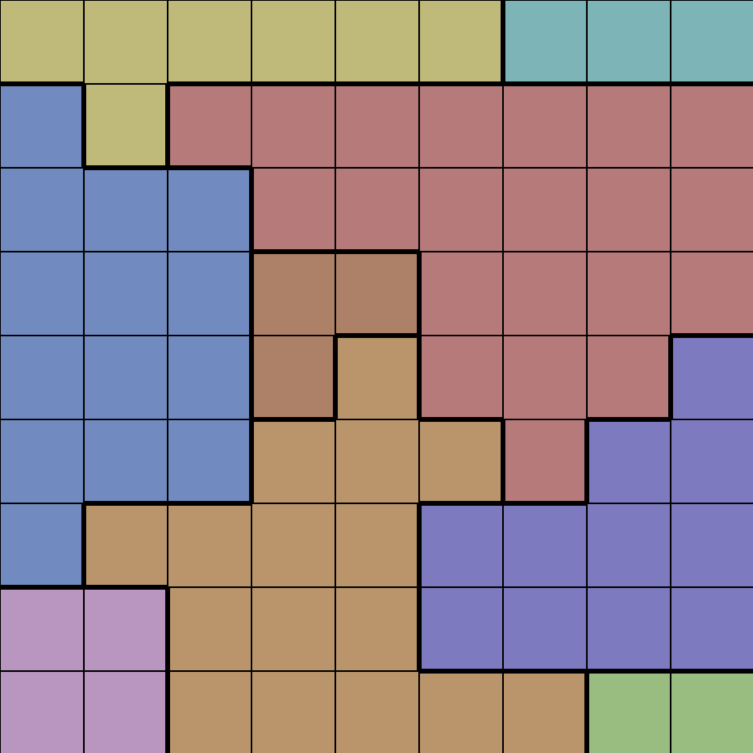
#> input picture 1.png, 1506 x 1506 px (shown at 1/2 size)
$ python main.py
#> lines starting #> are read from the running program, lines starting #| are printed output that depends on the picture
from pathlib import Path
from PIL import Image
import numpy as np


def _rgb_to_hex(rgb):
    r, g, b = rgb
    return f"#{r:02x}{g:02x}{b:02x}"


def _find_palette_index(color, palette, threshold):
    """Return index of close-enough color in palette, else None."""
    for idx, p in enumerate(palette):
        if max(abs(color[0] - p[0]), abs(color[1] - p[1]), abs(color[2] - p[2])) <= threshold:
            return idx
    return None


def extract_board_colors(path: str, grid_size: int = 8, color_match_threshold: int = 10):
    """
    Generate a numeric grid where each distinct cell color is assigned a unique number,
    with a small tolerance when grouping similar colors.
    Also returns the palette list (hex strings) so numbers can be mapped back to colors.
    Assumes an empty board: every cell is uniformly colored with no pieces to ignore.
    """
    img = Image.open(path).convert("RGB")
    w, h = img.size

    cw, ch = w / grid_size, h / grid_size
    sample_offsets = [0.25, 0.5, 0.75]  # sample well inside each cell

    color_grid = []
    for r in range(grid_size):
        row = []
        for c in range(grid_size):
            samples = []
            for dy in sample_offsets:
                for dx in sample_offsets:
                    x = min(int((c + dx) * cw), w - 1)
                    y = min(int((r + dy) * ch), h - 1)
                    samples.append(img.getpixel((x, y)))

            avg = np.mean(samples, axis=0)
            r0, g0, b0 = [int(round(v)) for v in avg]
            row.append((r0, g0, b0))
        color_grid.append(row)

    palette = []
    numeric_grid = []
    for row in color_grid:
        num_row = []
        for color in row:
            idx = _find_palette_index(color, palette, color_match_threshold)
            if idx is None:
                idx = len(palette)
                palette.append(color)
            num_row.append(idx)
        numeric_grid.append(num_row)

    palette_hex = [_rgb_to_hex(c) for c in palette]
    return numeric_grid, palette_hex


def solve_colored_queens(region_grid):
    """
    Solve the 'colored regions queens' puzzle.
    Constraints:
      - exactly one queen per region (color)
      - no same row
      - no same column
      - no adjacent queens (including diagonals)
    Returns:
      dict: {region_id: (row, col)} or None if no solution.
    """
    rows = len(region_grid)
    cols = len(region_grid[0]) if rows else 0

    # Map each region id to its candidate cells
    regions = {}
    for r, row in enumerate(region_grid):
        for c, region_id in enumerate(row):
            regions.setdefault(region_id, []).append((r, c))

    # Quick feasibility check
    for region_id, cells in regions.items():
        if not cells:
            return None

    region_order = sorted(regions.keys(), key=lambda rid: len(regions[rid]))

    used_rows = set()
    used_cols = set()
    blocked = set()  # cells where a queen cannot be placed (occupied or adjacent)
    placement = {}

    def add_blockers(r, c, target_set):
        for dr in (-1, 0, 1):
            for dc in (-1, 0, 1):
                nr, nc = r + dr, c + dc
                if 0 <= nr < rows and 0 <= nc < cols:
                    target_set.add((nr, nc))

    def backtrack(idx):
        if idx == len(region_order):
            return True

        rid = region_order[idx]
        for (r, c) in regions[rid]:
            if r in used_rows or c in used_cols:
                continue
            if (r, c) in blocked:
                continue

            # Place queen
            placement[rid] = (r, c)
            used_rows.add(r)
            used_cols.add(c)

            new_blocked = set()
            add_blockers(r, c, new_blocked)
            newly_added = new_blocked - blocked
            blocked.update(newly_added)

            if backtrack(idx + 1):
                return True

            # Undo
            blocked.difference_update(newly_added)
            used_rows.remove(r)
            used_cols.remove(c)
            del placement[rid]

        return False

    solved = backtrack(0)
    return placement if solved else None


def format_solution(region_grid, solution):
    """Return a printable board with 'Q' on placed queens."""
    rows = len(region_grid)
    cols = len(region_grid[0]) if rows else 0
    board = [["." for _ in range(cols)] for _ in range(rows)]
    if solution:
        for _, (r, c) in solution.items():
            board[r][c] = "Q"
    return "\n".join(" ".join(row) for row in board)


def save_solution_image(board_path, region_grid, solution, crown_path="crown.png"):
    """
    Save a copy of the board image with crowns placed at the solved queen positions.
    Output is written next to the input as `{original_name}_solution.png`.
    """
    base = Path(board_path)
    out_path = base.with_name(f"{base.stem}_solution.png")

    img = Image.open(board_path).convert("RGBA")
    crown = Image.open(crown_path).convert("RGBA")

    rows = len(region_grid)
    cols = len(region_grid[0]) if rows else 0
    if rows == 0 or cols == 0:
        return None

    cw = img.width / cols
    ch = img.height / rows
    crown_scale = 0.7  # fraction of cell size
    target_w = int(cw * crown_scale)
    target_h = int(ch * crown_scale)
    crown_resized = crown.resize((target_w, target_h), Image.LANCZOS)

    canvas = img.copy()
    for _, (r, c) in solution.items():
        cx = int((c + 0.5) * cw)
        cy = int((r + 0.5) * ch)
        x0 = cx - target_w // 2
        y0 = cy - target_h // 2
        canvas.alpha_composite(crown_resized, (x0, y0))

    canvas.save(out_path)
    return out_path


if __name__ == "__main__":
    cases = [("1.png", 9), ("2.png", 8), ("3.png", 7), ("4.png", 8)]
    for path, size in cases:
        print(f"\nFile: {path}, grid_size={size}")
        numeric_grid, palette = extract_board_colors(path, size)
#> after the loop in extract_board_colors, `for r in range(grid_size):`: color_grid = 9 items
#> the loop in extract_board_colors, `for row in color_grid:` made 9 passes
#> after the loop in extract_board_colors, `for row in color_grid:`: numeric_grid = 9 items, first 6: [0, 0, 0, 0, 0, 0, 1, 1, 1], [2, 0, 3, 3, 3, 3, 3, 3, 3], [2, 2, 2, 3, 3, 3, 3, 3, 3], [2, 2, 2, 4, 4, 3, 3, 3, 3], [2, 2, 2, 4, 5, 3, 3, 3, 6], [2, 2, 2, 5, 5, 5, 3, 6, 6]; palette = [(191, 185, 122), (125, 180, 183), (113, 138, 191), (182, 122, 122), (173, 129, 104), (186, 149, 107), (126, 122, 191), (185, 150, 191), (153, 188, 129)]
#> in extract_board_colors, `palette_hex = [_rgb_to_hex(c) for c in palette]`: palette_hex = ['#bfb97a', '#7db4b7', '#718abf', '#b67a7a', '#ad8168', '#ba956b', '#7e7abf', '#b996bf', '#99bc81']
#> palette has the same summary as palette_hex in extract_board_colors
        print("Palette (index -> color):", palette)
#| Palette (index -> color): ['#bfb97a', '#7db4b7', '#718abf', '#b67a7a', '#ad8168', '#ba956b', '#7e7abf', '#b996bf', '#99bc81']
        for row in numeric_grid:
            print(row)
#> this loop made 9 passes
#> row on passes 1 to 9: [0, 0, 0, 0, 0, 0, 1, 1, 1], [2, 0, 3, 3, 3, 3, 3, 3, 3], [2, 2, 2, 3, 3, 3, 3, 3, 3], [2, 2, 2, 4, 4, 3, 3, 3, 3], [2, 2, 2, 4, 5, 3, 3, 3, 6], [2, 2, 2, 5, 5, 5, 3, 6, 6], [2, 5, 5, 5, 5, 6, 6, 6, 6], [7, 7, 5, 5, 5, 6, 6, 6, 6], [7, 7, 5, 5, 5, 5, 5, 8, 8]
#| [0, 0, 0, 0, 0, 0, 1, 1, 1]
#| [2, 0, 3, 3, 3, 3, 3, 3, 3]
#| [2, 2, 2, 3, 3, 3, 3, 3, 3]
#| [2, 2, 2, 4, 4, 3, 3, 3, 3]
#| [2, 2, 2, 4, 5, 3, 3, 3, 6]
#| [2, 2, 2, 5, 5, 5, 3, 6, 6]
#| [2, 5, 5, 5, 5, 6, 6, 6, 6]
#| [7, 7, 5, 5, 5, 6, 6, 6, 6]
#> (further printed lines are left out)

        solution = solve_colored_queens(numeric_grid)
#> in solve_colored_queens, `rows = len(region_grid)`: rows = 9
#> the loop in solve_colored_queens, `for r, row in enumerate(region_grid):` made 9 passes
#> after the loop in solve_colored_queens, `for r, row in enumerate(region_grid):`: regions = 9 items
#> the loop in solve_colored_queens, `for region_id, cells in regions.items():` made 9 passes
#> cells on passes 1, 2, 5, 8, 9: [(0, 0), (0, 1), (0, 2), (0, 3), (0, 4), (0, 5), (1, 1)], [(0, 6), (0, 7), (0, 8)], [(3, 3), (3, 4), (4, 3)], [(7, 0), (7, 1), (8, 0), (8, 1)], [(8, 7), (8, 8)]
#> in solve_colored_queens, `region_order = sorted(regions.keys(), key=lambda rid: len(regions[rid]))`: region_order = [8, 1, 4, 7, 0, 6, 2, 5, 3]
#> in backtrack, `rid = region_order[idx]`: rid = 8
#> the loop in backtrack, `for (r, c) in regions[rid]:` made 1 pass
#> (r, c) on pass 1: (8, 7)
#> after the loop in backtrack, `for (r, c) in regions[rid]:`: blocked = 59 items; placement = 9 items
#> solution = 9 items
        if solution is None:
            print("No solution found.")
        else:
            print("Solution (region_id -> (row, col)):", solution)
#| Solution (region_id -> (row, col)): {8: (8, 7), 1: (0, 6), 4: (3, 3), 7: (7, 0), 0: (1, 1), 6: (4, 8), 2: (5, 2), 5: (6, 4), 3: (2, 5)}
            print("Board visualization:")
            print(format_solution(numeric_grid, solution))
#> in format_solution, `rows = len(region_grid)`: rows = 9
#> the loop in format_solution, `for _, (r, c) in solution.items():` made 9 passes
#> (r, c) on passes 1 to 9: (8, 7), (0, 6), (3, 3), (7, 0), (1, 1), (4, 8), (5, 2), (6, 4), (2, 5)
#> after the loop in format_solution, `for _, (r, c) in solution.items():`: board = 9 items
#| . . . . . . Q . .
#| . Q . . . . . . .
#| . . . . . Q . . .
#| . . . Q . . . . .
#| . . . . . . . . Q
#| . . Q . . . . . .
#| . . . . Q . . . .
#| Q . . . . . . . .
#| . . . . . . . Q .
            out = save_solution_image(path, numeric_grid, solution, crown_path="crown.png")
#> in save_solution_image, img is the input picture: PIL image 1506x1506 RGBA; mean R, G, B, A 151.7, 132.8, 137.2, 255
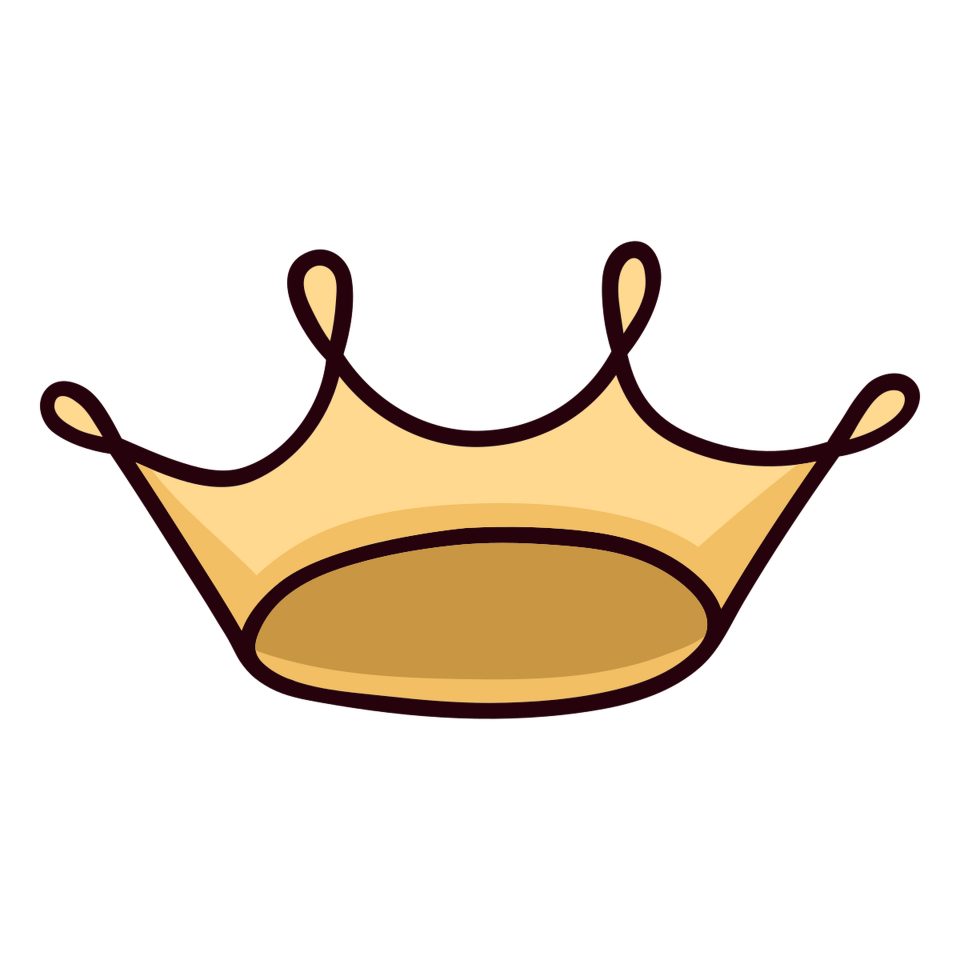
#> input picture crown.png, 1920 x 1920 px (shown at 1/2 size)
#> in save_solution_image, crown is the input picture: PIL image 1920x1920 RGBA; mean R, G, B, A 35.5, 26.8, 15.8, 50.6
#> in save_solution_image, `rows = len(region_grid)`: rows = 9
#> in save_solution_image, `cw = img.width / cols`: cw = 167.3
#> in save_solution_image, `target_w = int(cw * crown_scale)`: target_w = 117
#> in save_solution_image, `crown_resized = crown.resize((target_w, target_h), Image.LANCZOS)`:
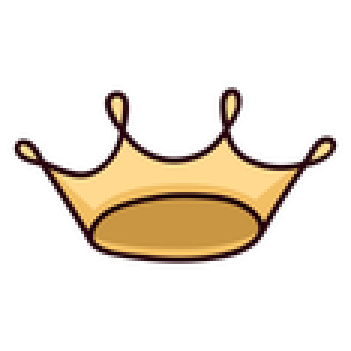
#> crown_resized: PIL image 117x117 RGBA (shown 3 times larger); mean R, G, B, A 36.3, 27.1, 15.9, 50.6; transparent parts drawn white
#> the loop in save_solution_image, `for _, (r, c) in solution.items():` made 9 passes
#> (r, c, cx, cy, x0, y0) on passes 1 to 9: (8, 7, 1255, 1422, 1197, 1364), (0, 6, 1087, 83, 1029, 25), (3, 3, 585, 585, 527, 527), (7, 0, 83, 1255, 25, 1197), (1, 1, 251, 251, 193, 193), (4, 8, 1422, 753, 1364, 695), (5, 2, 418, 920, 360, 862), (6, 4, 753, 1087, 695, 1029), (2, 5, 920, 418, 862, 360)
            if out:
                print(f"Saved solution image to {out}")
#| Saved solution image to 1_solution.png
#> pass 2 of the loop `for path, size in cases:`:
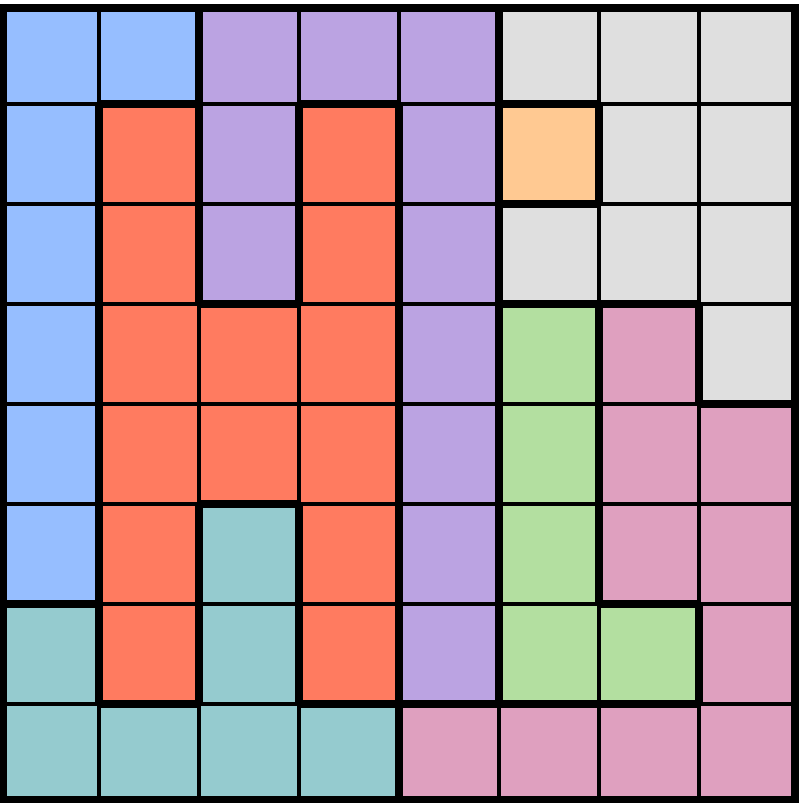
#> input picture 2.png, 799 x 803 px
#> in extract_board_colors, img is the input picture: PIL image 799x803 RGB; mean R, G, B 178, 151.4, 161
#> after the loop in extract_board_colors (call 2), `for r in range(grid_size):`: color_grid = 8 items
#> the loop in extract_board_colors (call 2), `for row in color_grid:` made 8 passes
#> after the loop in extract_board_colors (call 2), `for row in color_grid:`: numeric_grid = [[0, 0, 1, 1, 1, 2, 2, 2], [0, 3, 1, 3, 1, 4, 2, 2], [0, 3, 1, 3, 1, 2, 2, 2], [0, 3, 3, 3, 1, 5, 6, 2], [0, 3, 3, 3, 1, 5, 6, 6], [0, 3, 7, 3, 1, 5, 6, 6], [7, 3, 7, 3, 1, 5, 5, 6], [7, 7, 7, 7, 6, 6, 6, 6]]; palette = [(150, 190, 255), (187, 163, 226), (223, 223, 223), (255, 123, 96), (255, 201, 146), (179, 223, 160), (223, 160, 191), (149, 203, 207)]
#> palette_hex = ['#96beff', '#bba3e2', '#dfdfdf', '#ff7b60', '#ffc992', '#b3dfa0', '#dfa0bf', '#95cbcf']
#> `numeric_grid, palette = extract_board_colors(path, size)`: palette has the same summary as palette_hex in extract_board_colors
#| Palette (index -> color): ['#96beff', '#bba3e2', '#dfdfdf', '#ff7b60', '#ffc992', '#b3dfa0', '#dfa0bf', '#95cbcf']
#> the loop `for row in numeric_grid:` made 8 passes
#> (printed output is left out)
#> the loop in solve_colored_queens (call 2), `for r, row in enumerate(region_grid):` made 8 passes
#> the loop in solve_colored_queens (call 2), `for region_id, cells in regions.items():` made 8 passes
#> cells on passes 1, 5, 6, 8: [(0, 0), (0, 1), (1, 0), (2, 0), (3, 0), (4, 0), (5, 0)], [(1, 5)], [(3, 5), (4, 5), (5, 5), (6, 5), (6, 6)], [(5, 2), (6, 0), (6, 2), (7, 0), (7, 1), (7, 2), (7, 3)]
#> the loop in backtrack (call 2), `for (r, c) in regions[rid]:` made 1 pass
#> (r, c) on pass 1: (1, 5)
#> solution = {4: (1, 5), 5: (6, 6), 0: (4, 0), 7: (5, 2), 2: (3, 7), 6: (7, 4), 1: (0, 3), 3: (2, 1)}
#| Solution (region_id -> (row, col)): {4: (1, 5), 5: (6, 6), 0: (4, 0), 7: (5, 2), 2: (3, 7), 6: (7, 4), 1: (0, 3), 3: (2, 1)}
#> the loop in format_solution (call 2), `for _, (r, c) in solution.items():` made 8 passes
#| . . . Q . . . .
#| . . . . . Q . .
#| . Q . . . . . .
#| . . . . . . . Q
#| Q . . . . . . .
#| . . Q . . . . .
#> (further printed lines are left out)
#> in save_solution_image (call 2), `rows = len(region_grid)`: rows = 8
#> in save_solution_image (call 2), `cw = img.width / cols`: cw = 99.88
#> in save_solution_image (call 2), `ch = img.height / rows`: ch = 100.4
#> target_w = 69
#> target_h = 70
#> in save_solution_image (call 2), `crown_resized = crown.resize((target_w, target_h), Image.LANCZOS)`:
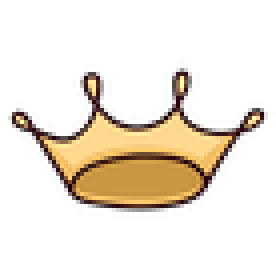
#> crown_resized: PIL image 69x70 RGBA (shown 4 times larger); mean R, G, B, A 37, 27.8, 16.3, 50.7; transparent parts drawn white
#> the loop in save_solution_image (call 2), `for _, (r, c) in solution.items():` made 8 passes
#> (r, c, cx, cy, x0, y0) on passes 1 to 8: (1, 5, 549, 150, 515, 115), (6, 6, 649, 652, 615, 617), (4, 0, 49, 451, 15, 416), (5, 2, 249, 552, 215, 517), (3, 7, 749, 351, 715, 316), (7, 4, 449, 752, 415, 717), (0, 3, 349, 50, 315, 15), (2, 1, 149, 250, 115, 215)
#| Saved solution image to 2_solution.png
#> pass 3 of the loop `for path, size in cases:`:
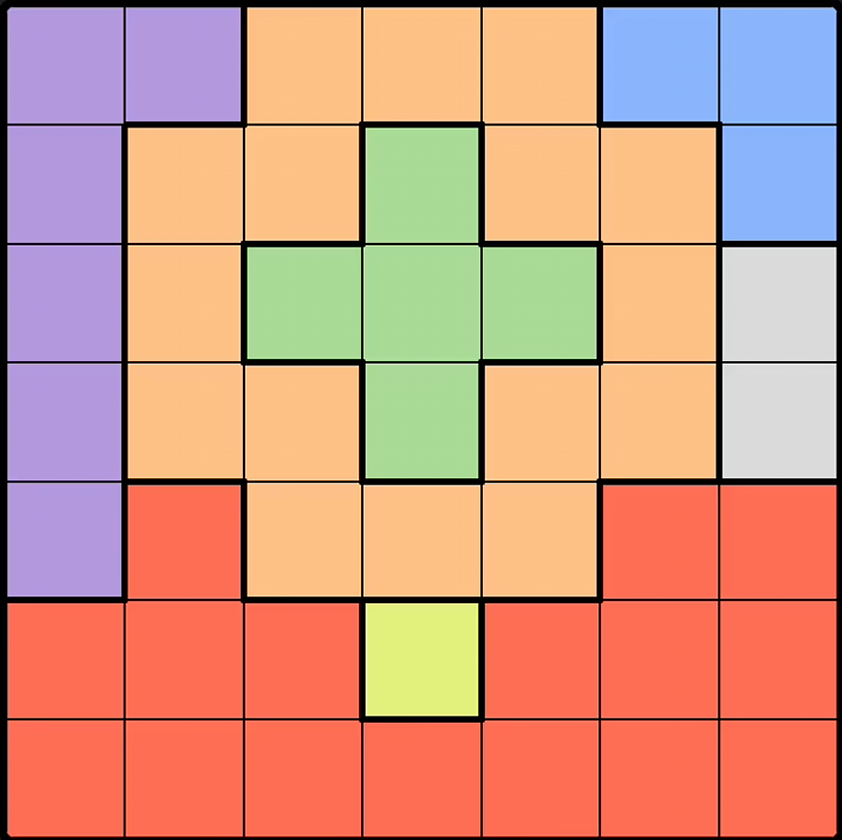
#> input picture 3.png, 842 x 840 px
#> in extract_board_colors, img is the input picture: PIL image 842x840 RGB; mean R, G, B 208, 151.2, 129.6
#> after the loop in extract_board_colors (call 3), `for r in range(grid_size):`: color_grid = 7 items
#> the loop in extract_board_colors (call 3), `for row in color_grid:` made 7 passes
#> after the loop in extract_board_colors (call 3), `for row in color_grid:`: numeric_grid = [[0, 0, 1, 1, 1, 2, 2], [0, 1, 1, 3, 1, 1, 2], [0, 1, 3, 3, 3, 1, 4], [0, 1, 1, 3, 1, 1, 4], [0, 5, 1, 1, 1, 5, 5], [5, 5, 5, 6, 5, 5, 5], [5, 5, 5, 5, 5, 5, 5]]; palette = [(179, 152, 222), (253, 193, 134), (138, 181, 253), (169, 218, 150), (218, 218, 218), (253, 110, 84), (226, 241, 124)]
#> palette_hex = ['#b398de', '#fdc186', '#8ab5fd', '#a9da96', '#dadada', '#fd6e54', '#e2f17c']
#> `numeric_grid, palette = extract_board_colors(path, size)`: palette has the same summary as palette_hex in extract_board_colors
#| Palette (index -> color): ['#b398de', '#fdc186', '#8ab5fd', '#a9da96', '#dadada', '#fd6e54', '#e2f17c']
#> the loop `for row in numeric_grid:` made 7 passes
#> (printed output is left out)
#> solution = {6: (5, 3), 4: (3, 6), 2: (0, 5), 3: (2, 4), 0: (4, 0), 1: (1, 2), 5: (6, 1)}
#| Solution (region_id -> (row, col)): {6: (5, 3), 4: (3, 6), 2: (0, 5), 3: (2, 4), 0: (4, 0), 1: (1, 2), 5: (6, 1)}
#| . . . . . Q .
#| . . Q . . . .
#| . . . . Q . .
#| . . . . . . Q
#| Q . . . . . .
#| . . . Q . . .
#> (further printed lines are left out)
#> in save_solution_image (call 3), `rows = len(region_grid)`: rows = 7
#> in save_solution_image (call 3), `cw = img.width / cols`: cw = 120.3
#> in save_solution_image (call 3), `ch = img.height / rows`: ch = 120
#> target_w = 84
#> in save_solution_image (call 3), `crown_resized = crown.resize((target_w, target_h), Image.LANCZOS)`:
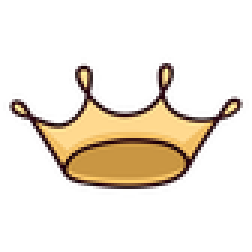
#> crown_resized: PIL image 84x84 RGBA (shown 3 times larger); mean R, G, B, A 37.3, 27.9, 16.5, 50.6; transparent parts drawn white
#> the loop in save_solution_image (call 3), `for _, (r, c) in solution.items():` made 7 passes
#> (r, c, cx, cy, x0, y0) on passes 1 to 7: (5, 3, 421, 660, 379, 618), (3, 6, 781, 420, 739, 378), (0, 5, 661, 60, 619, 18), (2, 4, 541, 300, 499, 258), (4, 0, 60, 540, 18, 498), (1, 2, 300, 180, 258, 138), (6, 1, 180, 780, 138, 738)
#| Saved solution image to 3_solution.png
#> the loop made 4 passes; the first 3 are shown
